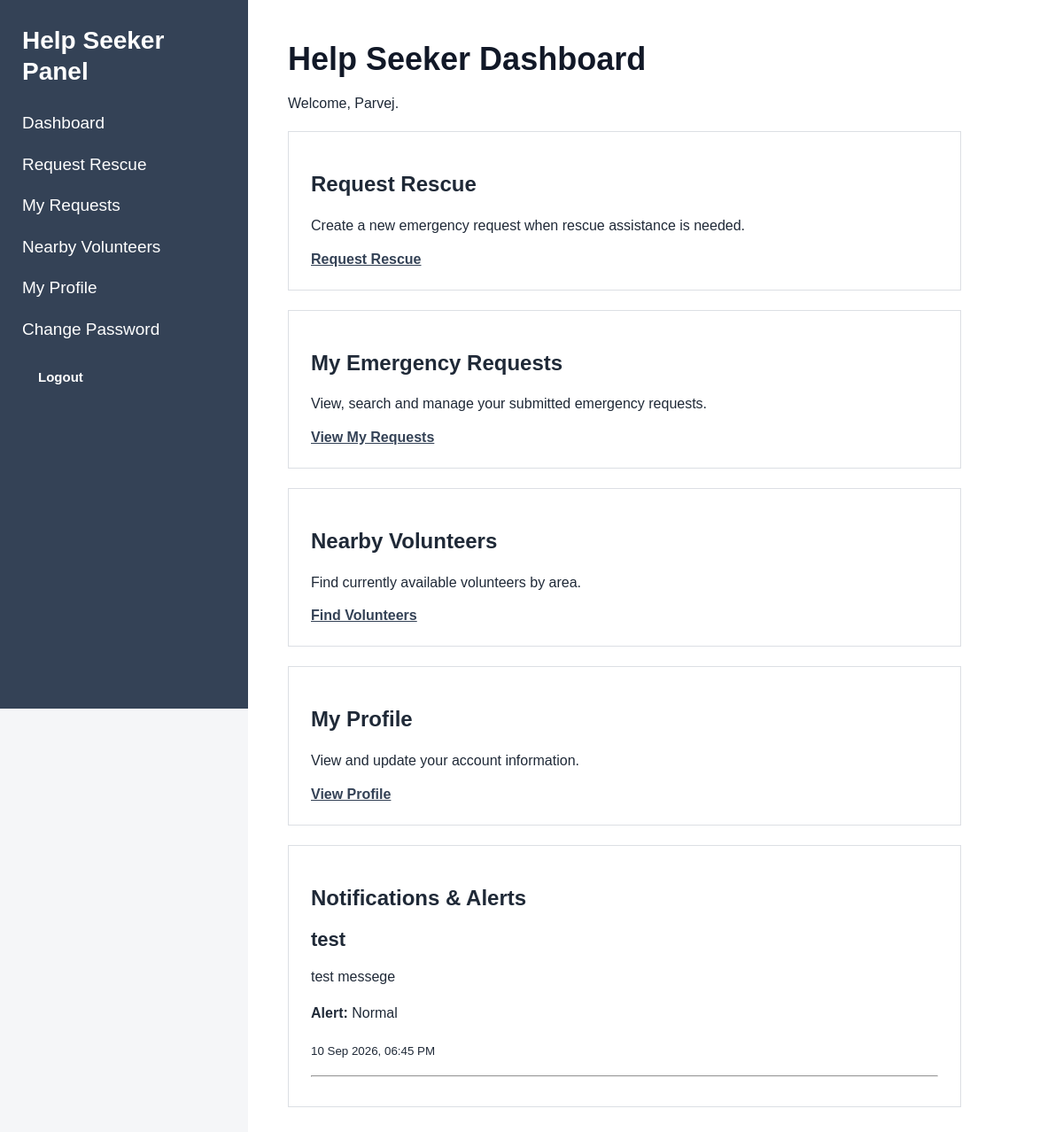
The app's page /index.php?page=helpseeker-dashboard (signed in) with its own data.
### tables this page shows
CREATE TABLE `notifications` (
  `id` int(11) NOT NULL,
  `created_by` int(11) NOT NULL,
  `title` varchar(150) NOT NULL,
  `message` text NOT NULL,
  `alert_type` enum('normal','important','emergency') NOT NULL DEFAULT 'normal',
  `target_audience` enum('all','volunteer','witness','help_seeker') NOT NULL DEFAULT 'all',
  `status` enum('active','inactive') NOT NULL DEFAULT 'active',
  `created_at` timestamp NOT NULL DEFAULT current_timestamp(),
  `updated_at` timestamp NOT NULL DEFAULT current_timestamp() ON UPDATE current_timestamp()
);

### controllers/NotificationController.php (called while the page is built, shortened)
<?php
require_once "models/NotificationModel.php";
function loadRoleDashboardNotifications(
    $conn,
    $role
) {
    $role =
        trim($role);
    $allowed_roles = [
        'volunteer',
        'witness',
        'help_seeker'
    ];
    return getActiveNotificationsForRole(
        $conn,
        $role
    );
}

### models/NotificationModel.php (called while the page is built, shortened)
<?php
function getActiveNotificationsForRole(
    $conn,
    $role
) {
    $sql = "
        SELECT
            id,
            title,
            message,
            alert_type,
            target_audience,
            status,
            created_at
        FROM notifications
        WHERE status = 'active'
        AND (
            target_audience = 'all'
            OR target_audience = ?
        )
        ORDER BY
            CASE alert_type
                WHEN 'emergency' THEN 1
                WHEN 'important' THEN 2
                WHEN 'normal' THEN 3
                ELSE 4
            END,
            id DESC
    ";
    $stmt = mysqli_prepare(
        $conn,
        $sql
    );
    mysqli_stmt_bind_param(
        $stmt,
        "s",
        $role
    );
    mysqli_stmt_execute($stmt);
    $result =
        mysqli_stmt_get_result($stmt);
    $notifications = [];
    while (
        $result &&
        $row = mysqli_fetch_assoc($result)
    ) {
        $notifications[] = $row;
    }
    return $notifications;
}

### views/helpseeker/dashboard.php (the view)
<?php
require_once
    "views/partials/header.php";
require_once
    "views/partials/sidebar.php";
$user =
    $_SESSION['user']
    ?? [];
?>
<div class="content">
    <div class="page-header">
        <div>
            <h1>
                Help Seeker Dashboard
            </h1>
            <p>
                Welcome,
                <?= htmlspecialchars(
                    $user['name']
                    ?? 'Help Seeker'
                ); ?>.
            </p>
        </div>
    </div>
    <div class="card">
        <h2>
            Request Rescue
        </h2>
        <p>
            Create a new emergency request when rescue assistance is needed.
        </p>
        <a
            href="index.php?page=helpseeker-request-create"
            class="btn btn-primary"
        >
            Request Rescue
        </a>
    </div>
    <div class="card">
        <h2>
            My Emergency Requests
        </h2>
        <p>
            View, search and manage your submitted emergency requests.
        </p>
        <a
            href="index.php?page=helpseeker-requests"
            class="btn"
        >
            View My Requests
        </a>
    </div>
    <div class="card">
        <h2>
            Nearby Volunteers
        </h2>
        <p>
            Find currently available volunteers by area.
        </p>
        <a
            href="index.php?page=helpseeker-nearby-volunteers"
            class="btn"
        >
            Find Volunteers
        </a>
    </div>
    <div class="card">
        <h2>
            My Profile
        </h2>
        <p>
            View and update your account information.
        </p>
        <a
            href="index.php?page=helpseeker-profile"
            class="btn"
        >
            View Profile
        </a>
    </div>
    <div class="card">
        <h2>
            Notifications & Alerts
        </h2>
        <?php if (empty($dashboardNotifications)): ?>
            <p>
                No active notifications at this time.
            </p>
        <?php else: ?>
            <?php foreach ($dashboardNotifications as $notification): ?>
                <div class="notification-item">
                    <h3>
                        <?= htmlspecialchars(
                            $notification['title']
                            ?? 'Notification'
                        ); ?>
                    </h3>
                    <p>
                        <?= nl2br(
                            htmlspecialchars(
                                $notification['message']
                                ?? ''
                            )
                        ); ?>
                    </p>
                    <p>
                        <strong>
                            Alert:
                        </strong>
                        <?= htmlspecialchars(
                            ucfirst(
                                $notification['alert_type']
                                ?? 'normal'
                            )
                        ); ?>
                    </p>
                    <?php if (!empty($notification['created_at'])): ?>
                        <p>
                            <small>
                                <?= htmlspecialchars(
                                    date(
                                        'd M Y, h:i A',
                                        strtotime(
                                            $notification['created_at']
                                        )
                                    )
                                ); ?>
                            </small>
                        </p>
                    <?php endif; ?>
                </div>
                <hr>
            <?php endforeach; ?>
        <?php endif; ?>
    </div>
</div>
<?php
require_once
    "views/partials/footer.php";
?>

### assets/css/style.css (style rules this page uses)
* { box-sizing: border-box; }
body { margin: 0; font-family: Arial, Helvetica, sans-serif; background: #f5f6f8; color: #1f2937; }
.content { margin-left: 280px; padding: 45px; min-height: 100vh; background: white; }
.content h1 { margin-top: 0; margin-bottom: 20px; font-size: 36px; line-height: 1.2; color: #111827; }
.card { max-width: 760px; background: white; border: 1px solid #dcdfe4; padding: 25px; margin-top: 22px; margin-bottom: 22px; }
.card h3 { margin-top: 0; margin-bottom: 15px; font-size: 22px; color: #1f2937; }
.card p { font-size: 16px; line-height: 1.6; }
.content a { color: #344256; font-weight: 600; text-decoration: underline; }

### records on screen
notifications: title "test", message "test messege", alert_type "Normal", created_at "10 Sep 2026, 06:45 PM"

### other values on screen
$user['name'] "Parvej"
